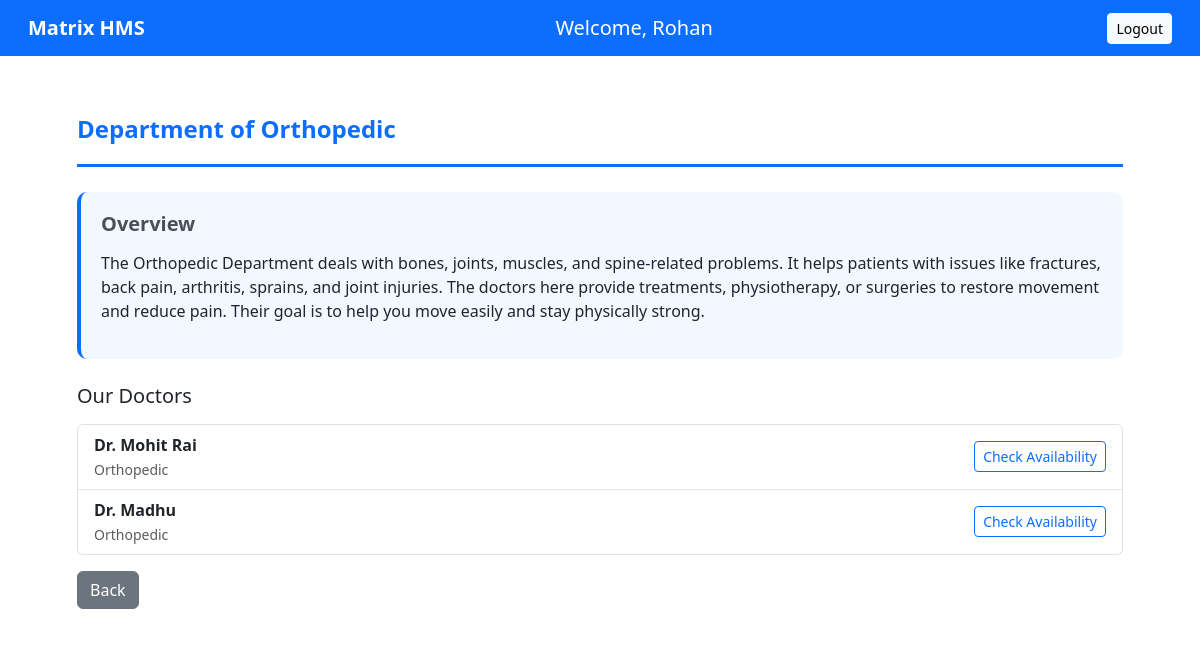
Page /department/6/Rohan on the committed database.
### models.py (models this page shows)
class Department(db.Model):
    __tablename__ = 'departments'
    id = db.Column(db.Integer, primary_key=True)
    department_name = db.Column(db.String(100), unique=True, nullable=False)
    description = db.Column(db.Text)
    doctors = db.relationship('Doctor', back_populates='department', lazy=True)

class Doctor(db.Model):
    __tablename__ = 'doctors'
    id = db.Column(db.Integer, db.ForeignKey('users.id'), primary_key=True)
    department_id = db.Column(db.Integer, db.ForeignKey('departments.id'), nullable=False)
    experience_years = db.Column(db.Integer)
    user = db.relationship('User', back_populates='doctor_profile')
    department = db.relationship('Department', back_populates='doctors')
    appointments = db.relationship('Appointment', back_populates='doctor', lazy=True)
    availability_slots = db.relationship('DoctorAvailability', back_populates='doctor', cascade='all, delete-orphan')
    patient_histories = db.relationship('PatientHistory', back_populates='doctor', lazy=True)

class User(db.Model):
    __tablename__ = 'users'
    id = db.Column(db.Integer, primary_key=True)
    user_name = db.Column(db.String(100), nullable=False)
    user_email = db.Column(db.String(100), unique=True, nullable=False)
    user_password = db.Column(db.String(200), nullable=False)
    user_role = db.Column(db.String(20), nullable=False)
    created_at = db.Column(db.DateTime, default=datetime.utcnow)
    doctor_profile = db.relationship('Doctor', back_populates='user', uselist=False)
    patient_profile = db.relationship('Patient', back_populates='user', uselist=False)

### app.py (the view)
@app.route('/department/<int:dept_id>/<string:username>')
def department_detail(dept_id, username):
    dept = Department.query.get_or_404(dept_id)
    doctors = Doctor.query.filter_by(department_id=dept.id).all()
    return render_template('PatientUI/department_detail.html',
                          department=dept,
                          doctors=doctors,
                          username=username)

### templates/PatientUI/department_detail.html (shortened to what this page needs)
{% extends "base.html" %}
{% block content %}
<div class="container mt-4">
    <div class="content-wrapper">
        <div class="department-header">
            <h4>Department of {{ department.department_name }}</h4>
        </div>
        <div class="overview-section">
            <h5>Overview</h5>
            <p>{{ department.description }}</p>
        </div>
        <h5 class="mb-3">Our Doctors</h5>
        <div class="list-group">
            {% for doc in doctors %}
            <div class="list-group-item d-flex justify-content-between align-items-center">
                <div>
                    <strong>{{ doc.user.user_name }}</strong><br>
                    <small class="text-muted">{{ department.department_name }}</small>
                </div>
                <div>
                    <a href="{{ url_for('doctor_view', doctor_id=doc.id, username=session.get('user_name') or 'guest') }}"
                        class="btn btn-outline-primary btn-sm">
                        Check Availability
                    </a>
                </div>
            </div>
            {% endfor %}
        </div>
        <a href="{{ url_for('patient_dashboard', username=username) }}" class="btn btn-secondary mt-3">Back</a>
    </div>
</div>
{% endblock %}

### templates/PatientUI/department_detail.html (style rules this page uses)
body { background-image: url('/static/images/register\ bg.jpg'); background-size: cover; background-repeat: no-repeat; background-attachment: fixed; }
.content-wrapper { background-color: rgba(255, 255, 255, 0.95); border-radius: 15px; padding: 35px; }
.department-header { border-bottom: 3px solid #0d6efd; padding-bottom: 15px; margin-bottom: 25px; }
.department-header h4 { color: #0d6efd; font-weight: 600; margin-bottom: 5px; }
.overview-section { background-color: rgba(13, 110, 253, 0.05); padding: 20px; border-radius: 10px; margin-bottom: 25px; border-left: 4px solid #0d6efd; }
.overview-section h5 { color: #495057; font-weight: 600; margin-bottom: 15px; }

### rows in the picture
Department: department_name "Orthopedic", description "The Orthopedic Department deals with bones, joints, muscles, and spine-related problems. It helps patients with issues like fractures, back pain, arthritis, sprains, and joint injuries. The doctors here provide treatments, physiotherapy, or surgeries to restore movement and reduce pain. Their goal is to help you move easily and stay physically strong."
Doctor: user.user_name "Dr. Mohit Rai"
Doctor: user.user_name "Dr. Madhu"

### other values in the picture
{{ username }} "Rohan"
